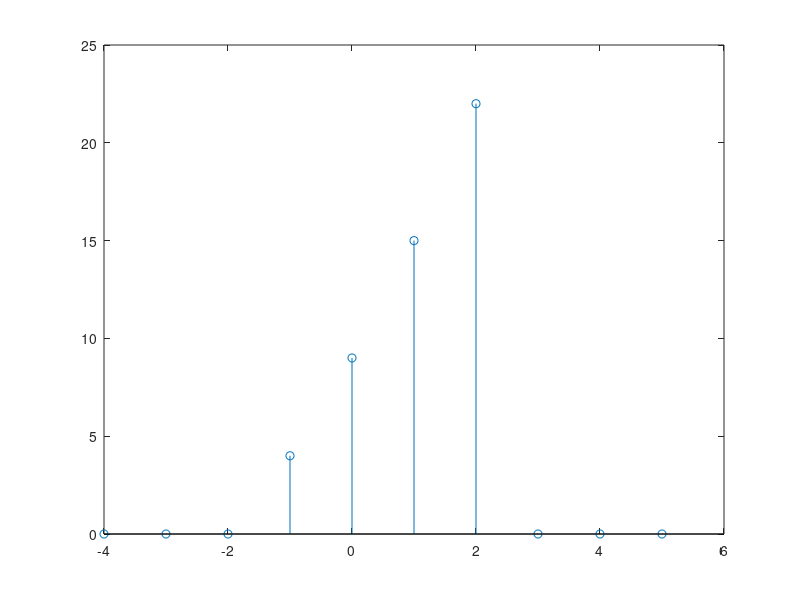

This chart was generated by the following MATLAB code:
clear all;
close all;
clc;

%input
c=0;
n=input('enter');


%operation
Un=zeros(1,n*2);

for i=4:1:7
    c=c+i;
    Un(i)=c;
end

t=-(n-1):n;
%output
stem(t,Un);